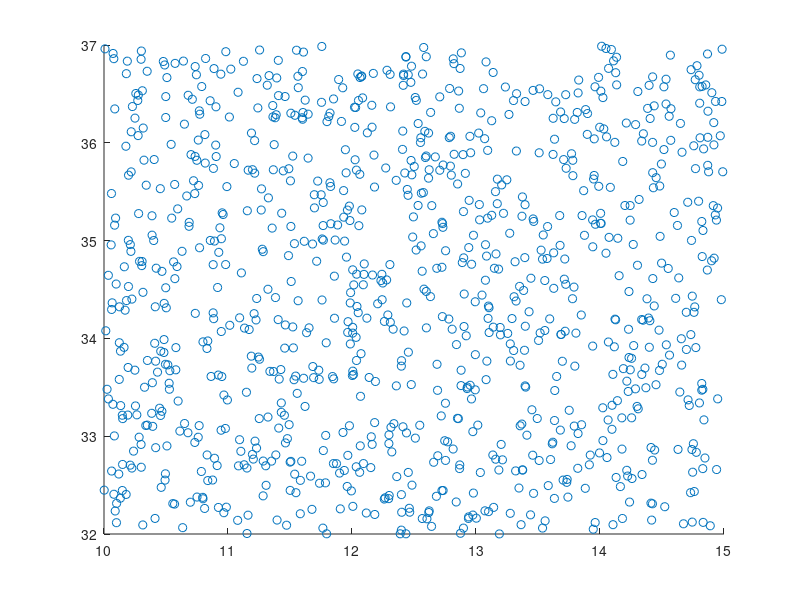
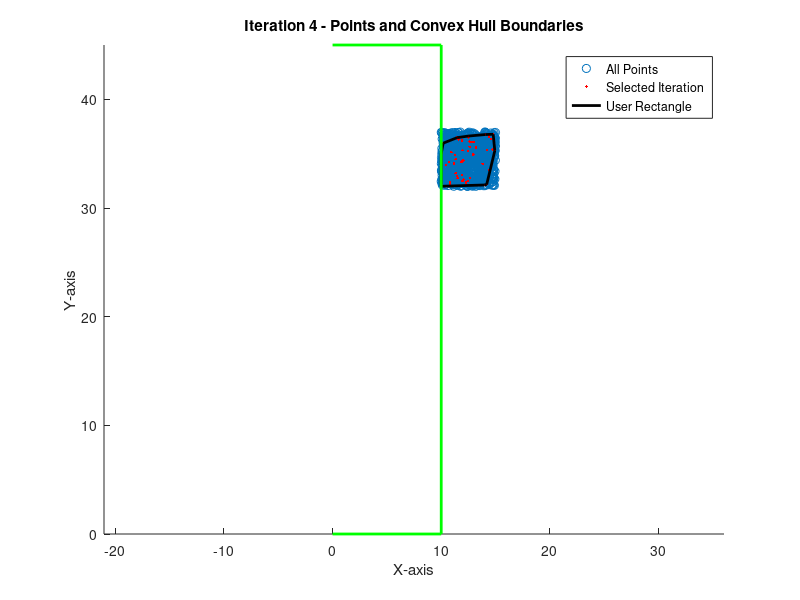
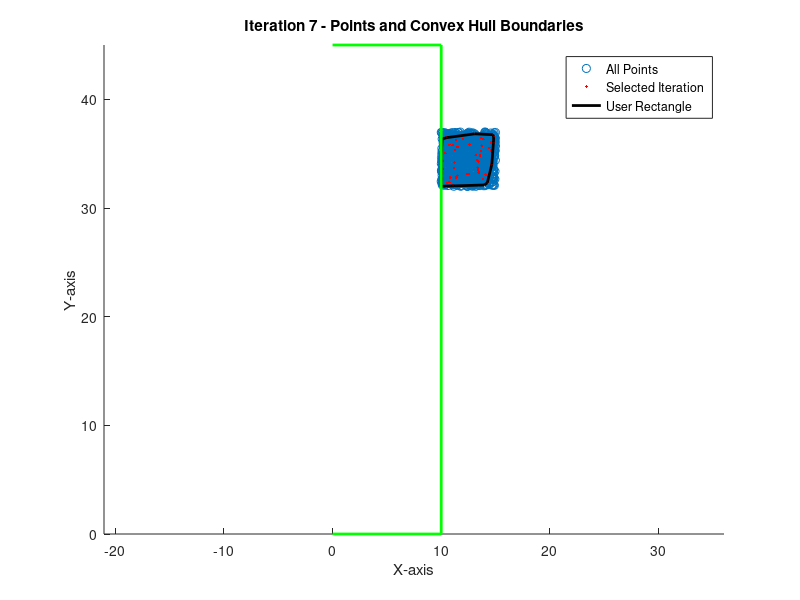
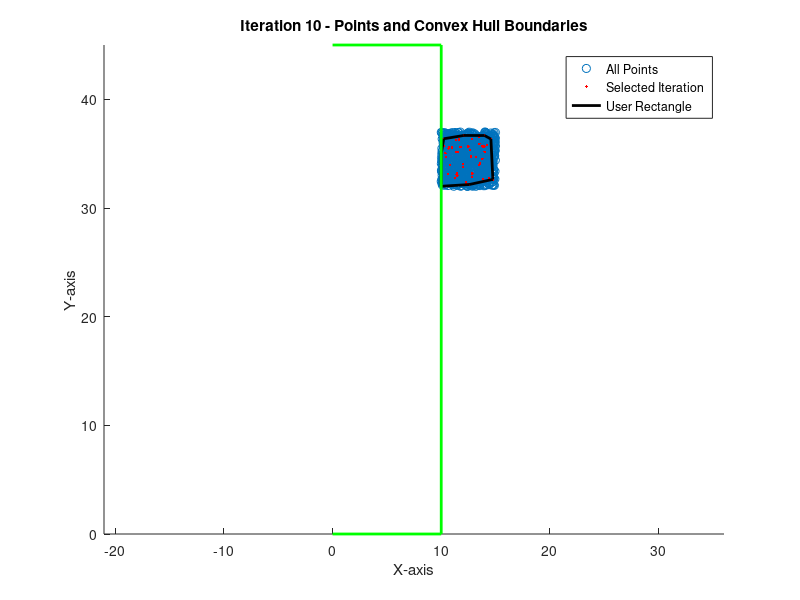

Source code (MATLAB) for these figures, in order:
% Set the maximum values for x and y
x_min = 10;
x_max = 5;
y_min = 32;
y_max = 5;

% Generate 1000 random points
num_points = 1000;
all_random_points = [x_min+rand(num_points, 1) * x_max, y_min+rand(num_points, 1) * y_max];

% Number of iterations
num_iterations = 100;

% Initialize arrays to store perimeters and selected iterations
perimeter_array = zeros(num_iterations, 1);
selected_iterations = [];

% Perimeter range criteria
lower_perimeter_limit = 17;
upper_perimeter_limit = 18;

% User-specified points
user_points = [10,32;10,35];

% Superimpose user-defined rectangle
user_rectangle = [0,0;10,0;10,45;0,45];

% Plot the initial random points
figure;
scatter(all_random_points(:, 1), all_random_points(:, 2), 'b.');
hold on;

% Initialize arrays to store selected final plots
final_plots = cell(5, 1);

for iter = 1:num_iterations
    % Randomly select 48 points
    selected_indices = randperm(num_points, 48);
    selected_points = all_random_points(selected_indices, :);

    % Include the user-specified points in each iteration
    selected_points = [selected_points; user_points];

    % Calculate the convex hull
    convex_hull_indices = convhull(selected_points(:, 1), selected_points(:, 2));
    convex_hull_points = selected_points(convex_hull_indices, :);

    % Calculate the perimeter
    perimeter = 0;
    for i = 1:size(convex_hull_points, 1) - 1
        perimeter = perimeter + norm(convex_hull_points(i, :) - convex_hull_points(i+1, :));
    end
    % Add the last edge
    perimeter = perimeter + norm(convex_hull_points(end, :) - convex_hull_points(1, :));

    % Store the perimeter in the array
    perimeter_array(iter) = perimeter;

    % Check if the perimeter is within the specified range
    if perimeter >= lower_perimeter_limit && perimeter <= upper_perimeter_limit
        selected_iterations = [selected_iterations, iter];
        
        % Store the final plot for later display
        final_plots{length(selected_iterations)} = figure;
        scatter(all_random_points(:, 1), all_random_points(:, 2), 'b.');
        hold on;
        plot(selected_points(:, 1), selected_points(:, 2), 'r.');
        plot(convex_hull_points(:, 1), convex_hull_points(:, 2), 'k-', 'LineWidth', 2);
        
        % Superimpose user-defined rectangle
        plot(user_rectangle(:, 1), user_rectangle(:, 2), 'g-', 'LineWidth', 2);
        
        % Add labels and title
        xlabel('X-axis');
        ylabel('Y-axis');
        title(['Iteration ' num2str(iter) ' - Points and Convex Hull Boundaries']);
        legend('All Points', 'Selected Iteration', 'User Rectangle');
        axis equal;
        
        hold off;
        
        % Pause to create the animation effect
        pause(0.1);
    end
    
    % Check if we have collected 5 final plots
    if length(selected_iterations) == 10
        break;
    end
end

% Display selected iterations
disp('Selected Iterations:');
disp(selected_iterations);
